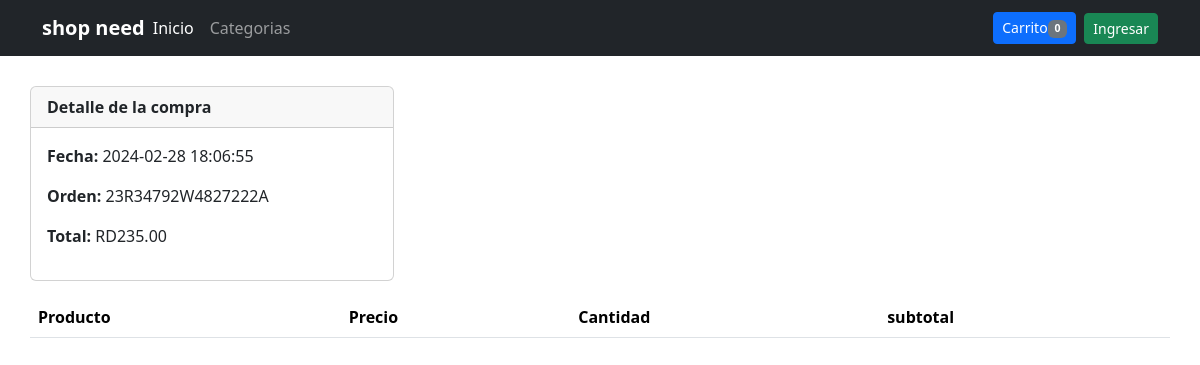
The page /completado.php?orden=23R34792W4827222A on the database its author committed.
### tables this page shows
CREATE TABLE `compra` (
  `id` int(11) NOT NULL,
  `id_transaccion` varchar(20) NOT NULL,
  `fecha` datetime NOT NULL,
  `status` varchar(20) NOT NULL,
  `email` varchar(50) NOT NULL,
  `id_cliente` varchar(20) NOT NULL,
  `total` decimal(10,0) NOT NULL
);

### completado.php (the view, shortened to what this page needs)
<?php
    $db = new Database();
    $con = $db->conectar();
    $orden = $_GET['orden'] ?? null;
    $sqlCompra = $con->prepare("SELECT id, id_transaccion, fecha, total FROM compra WHERE id_transaccion = ? LIMIT 1");
    $sqlCompra->execute([$orden]);
    $rowCompra = $sqlCompra->fetch(PDO::FETCH_ASSOC);
?>
<!DOCTYPE html>
<html lang="en">
<head>
    <link href="https://cdn.jsdelivr.net/npm/bootstrap@5.3.2/dist/css/bootstrap.min.css" rel="stylesheet">
    <link href="css/estilo.css" rel="stylesheet">
</head>
<body>
<?php include("menu.php") ?>
    <main>
        <div class="container">
        <div class="row">
            <div class="col-12 col-md-4">
                <div class="card mb-3">
                    <div class="card-header">
                        <strong>Detalle de la compra</strong>
                    </div>
                    <div class="card-body">
                        <p><strong>Fecha: </strong> <?php echo $rowCompra['fecha']; ?></p>
                        <p><strong>Orden: </strong> <?php echo $rowCompra['id_transaccion']; ?></p>
                        <p><strong>Total: </strong> <?php echo Moneda . number_format($rowCompra['total'], 2); ?></p>
                    </div>
                </div>
            </div>
            <div class="table-responsive">
                <table class="table">
                    <thead>
                        <tr>
                            <th scope="col">Producto</th>
                            <th scope="col">Precio</th>
                            <th scope="col">Cantidad</th>
                            <th scope="col">subtotal</th>
                        </tr>
                    </thead>
            </div>
        </div>
    </main>
</body>
</html>

### css/estilo.css (style rules this page uses)
main>.container { padding: 30px 0; }

### rows shown on the page
compra: fecha "2024-02-28 18:06:55", id_transaccion "23R34792W4827222A", total "235.00"

### other values the page prints
$num_cart "0"
Moneda "RD"
